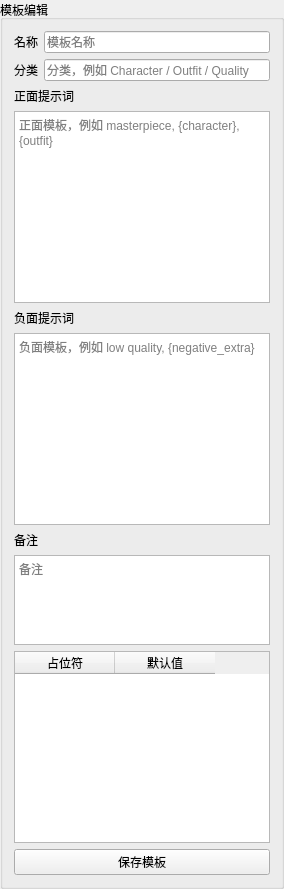
         <widget class="QGroupBox" name="groupTemplateEditor">
          <property name="title">
           <string>模板编辑</string>
          </property>
          <layout class="QVBoxLayout" name="layoutTemplateEditor">
           <item>
            <layout class="QGridLayout" name="gridLayout_2">
             <item row="1" column="1">
              <widget class="QLineEdit" name="editTemplateCategory">
               <property name="placeholderText">
                <string>分类，例如 Character / Outfit / Quality</string>
               </property>
              </widget>
             </item>
             <item row="0" column="1">
              <widget class="QLineEdit" name="editTemplateName">
               <property name="placeholderText">
                <string>模板名称</string>
               </property>
              </widget>
             </item>
             <item row="0" column="0">
              <widget class="QLabel" name="label_6">
               <property name="text">
                <string>名称</string>
               </property>
              </widget>
             </item>
             <item row="1" column="0">
              <widget class="QLabel" name="label_7">
               <property name="text">
                <string>分类</string>
               </property>
              </widget>
             </item>
            </layout>
           </item>
           <item>
            <widget class="QLabel" name="label_8">
             <property name="text">
              <string>正面提示词</string>
             </property>
            </widget>
           </item>
           <item>
            <widget class="QPlainTextEdit" name="textTemplatePositive">
             <property name="placeholderText">
              <string>正面模板，例如 masterpiece, {character}, {outfit}</string>
             </property>
            </widget>
           </item>
           <item>
            <widget class="QLabel" name="label_9">
             <property name="text">
              <string>负面提示词</string>
             </property>
            </widget>
           </item>
           <item>
            <widget class="QPlainTextEdit" name="textTemplateNegative">
             <property name="placeholderText">
              <string>负面模板，例如 low quality, {negative_extra}</string>
             </property>
            </widget>
           </item>
           <item>
            <widget class="QLabel" name="label_10">
             <property name="text">
              <string>备注</string>
             </property>
            </widget>
           </item>
           <item>
            <widget class="QPlainTextEdit" name="textTemplateNotes">
             <property name="maximumSize">
              <size>
               <width>16777215</width>
               <height>90</height>
              </size>
             </property>
             <property name="placeholderText">
              <string>备注</string>
             </property>
            </widget>
           </item>
           <item>
            <widget class="QTableWidget" name="tableTemplateDefaults">
             <column>
              <property name="text">
               <string>占位符</string>
              </property>
             </column>
             <column>
              <property name="text">
               <string>默认值</string>
              </property>
             </column>
            </widget>
           </item>
           <item>
            <widget class="QPushButton" name="btnSaveTemplate">
             <property name="text">
              <string>保存模板</string>
             </property>
            </widget>
           </item>
          </layout>
         </widget>
